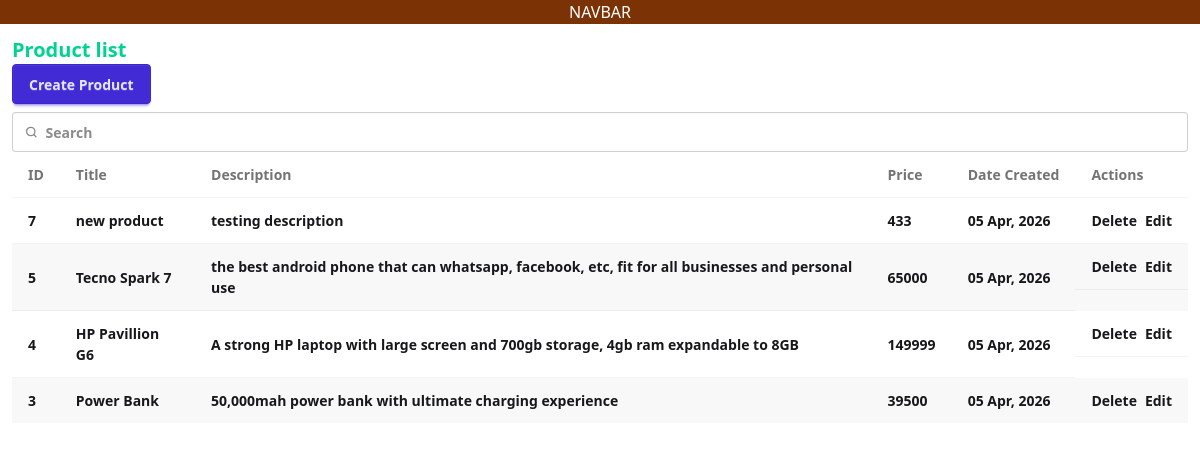
/product/ (signed in), run on the app's committed database.
### product/models.py (models this page shows)
class Product(models.Model):
    title = models.CharField()
    description = models.TextField()
    price = models.IntegerField()
    date_created = models.DateTimeField(auto_now_add=True)
    user = models.ForeignKey(User, on_delete=models.CASCADE, related_name='product')

### product/views.py (the view)
# urls.py: path('', views.get_products, name='get_products'),
@login_required(login_url='/admin/')
def get_products(request):
    queryset = Product.objects.filter(user=request.user).all().order_by('-date_created')
    context = { 'products': queryset}
    return render(request, 'product/products.html', context)

### product/templates/product/products.html
{% extends 'base.html' %}
{% block content %}
<div>
    <h1 class="text-success text-xl">Product list</h1>
        {% include 'product/partials/add-product.html' %}
       {% include 'product/partials/search.html' %}
    <div>
        {% include 'product/partials/product-list.html' %}
    </div>
{% endblock %}

### templates/base.html (shortened to what this page needs)
<!DOCTYPE html>
<html lang="en">
    {% load static %}
<head>
    <link rel="stylesheet" href="{% static 'css/daisy-ui.css' %}"/>
    <script src="https://cdn.jsdelivr.net/npm/@tailwindcss/browser@4"></script>
</head>
<body>
    <nav class="flex justify-evenly bg-amber-900 text-white items-center">
        NAVBAR
    </nav>
    <main class=" flex flex-col items-center min-h-screen font-bold p-3">
        {% block content %} {% endblock %}
    </main>
</body>
</html>

### product/templates/product/partials/add-product.html (shortened to what this page needs)
<form method="post" action="{% url 'create_product' %}">
    <button class="btn btn-primary">Create Product</button>
</form>

### product/templates/product/partials/search.html
 <label class="input w-full mt-2">
            <svg class="h-[1em] opacity-50" xmlns="http://www.w3.org/2000/svg" viewBox="0 0 24 24">
                <g
                stroke-linejoin="round"
                stroke-linecap="round"
                stroke-width="2.5"
                fill="none"
                stroke="currentColor"
                >
                <circle cx="11" cy="11" r="8"></circle>
                <path d="m21 21-4.3-4.3"></path>
                </g>
            </svg>
            <input type="search" required placeholder="Search" name="search"
            hx-get="{% url 'search' %}"
            hx-trigger = "keyup delay:500ms"
            hx-target = "#product-list"
            hx-indicator = "#loading"
            hx-on::before-request="document.getElementById('product-list').style.opacity=0.2"
            hx-on::after-request="document.getElementById('product-list').style.opacity=1"
            />
              {% include 'product/partials/spinner.html' %}
        </label>

### product/templates/product/partials/spinner.html (shortened to what this page needs)
<div id="loading" ">
</div>

### product/templates/product/partials/product-list.html (shortened to what this page needs)
<div class="overflow-x-auto" id="product-list">
    {% if products %}
  <table class="table table-zebra table-pin-rows">
    <thead>
        <tr>
            <th>ID</th>
            <th>Title</th>
            <th>Description</th>
            <th>Price</th>
            <th>Date Created</th>
            <th colspan="2">Actions</th>
        </tr>
    </thead>
     <tbody>
         {% for product in products %}
            <tr>
                <td>{{product.id}}</td>
                <td>{{product.title}}</td>
                <td>{{product.description}}</td>
                <td>{{product.price}}</td>
                <td>{{product.date_created|date:"d M, Y"}}</td>
                <td colspan="2" class="flex space-x-2">
                    <button>Delete</button>
                    <button>Edit</button>
                </td>
            </tr>
        {% endfor %}
    </tbody>
  </table>
    {% endif %}
</div>

### data on the page
Product: id "7", title "new product", description "testing description", price "433", date_created "05 Apr, 2026"
Product: id "5", title "Tecno Spark 7", description "the best android phone that can whatsapp, facebook, etc, fit for all businesses and personal use", price "65000", date_created "05 Apr, 2026"
Product: id "4", title "HP Pavillion G6", description "A strong HP laptop with large screen and 700gb storage, 4gb ram expandable to 8GB", price "149999", date_created "05 Apr, 2026"
Product: id "3", title "Power Bank", description "50,000mah power bank with ultimate charging experience", price "39500", date_created "05 Apr, 2026"
